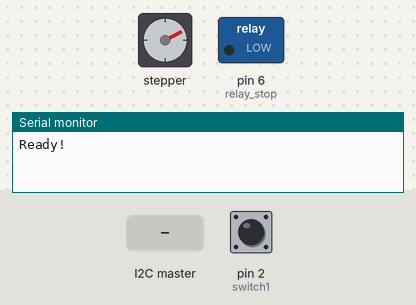
This sketch was run on a simulated Arduino Uno, built with avr-gcc and run on an emulated ATmega328P. Shown: stepper motor, switched loads named in the sketch (green lamp = pin HIGH), the last lines printed to the serial monitor. Wiring (inferred from the names in the program): stepper motor driver (200 steps per turn assumed): step pin 4; direction pin 3; enable pin 5. The test bench sets the inputs (shaded band); at power-on: pin 2 (switch1) HIGH. Pins used as bus, display or sensor lines are not drawn.

Above: at 1.25 s.
1.3 s: pin 2 (switch1) pulled LOW for 0.15 s
At 2.4 s:
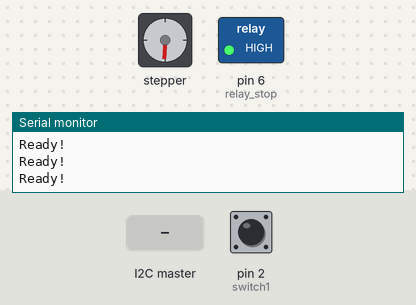
2.9 s: the I2C master sends the byte 1
At 3.05 s:
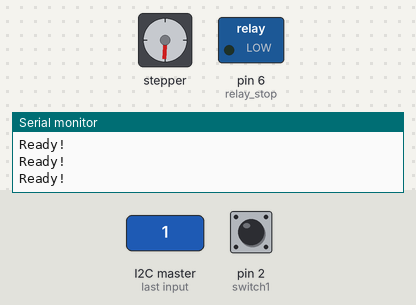
5.9 s: pin 2 (switch1) pulled LOW for 1 s
At 7.1 s:
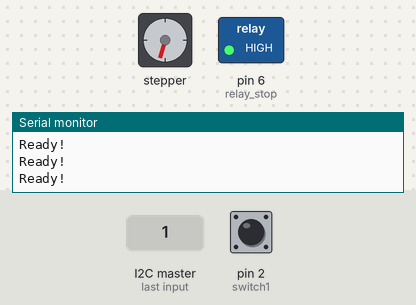
8.4 s: the I2C master sends the byte 2
At 8.85 s:
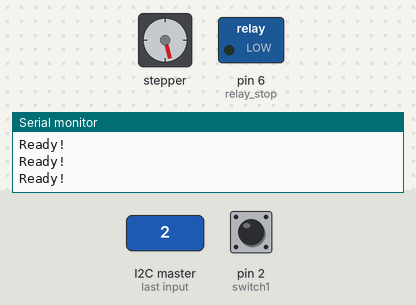
11.4 s: pin 2 (switch1) pulled LOW for 0.15 s
At 12.5 s:
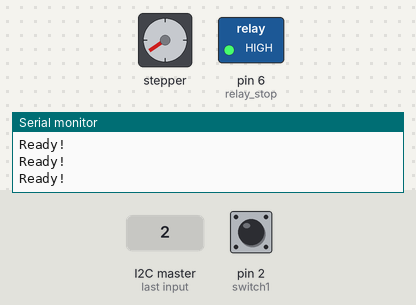
13.0 s: the I2C master sends the byte 90
At 13.15 s:
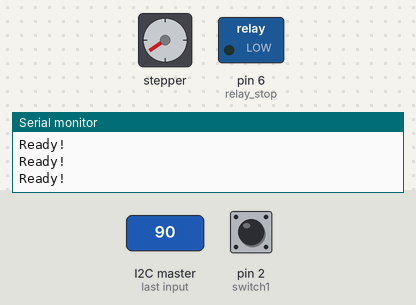
Timing chart, 0 to 17.0 s (numbered marks = the images above; inputs shaded):
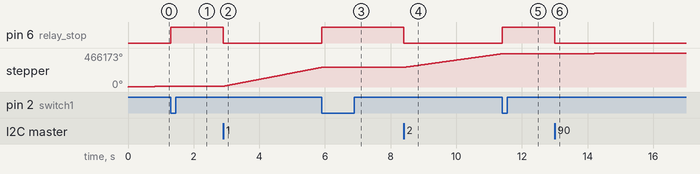

Measured:
- after the input at 1.3 s, pin 6 (relay_stop): LOW → HIGH at once
- after the input at 2.9 s, pin 6 (relay_stop): HIGH → LOW at once; stepper: keeps turning clockwise at about 86759°/s, starting at once
- after the input at 5.9 s, pin 6 (relay_stop): LOW → HIGH at once
- after the input at 8.4 s, pin 6 (relay_stop): HIGH → LOW at once; stepper: keeps turning clockwise at about 62721°/s, starting at once
- after the input at 11.4 s, pin 6 (relay_stop): LOW → HIGH at once
- after the input at 13.0 s, pin 6 (relay_stop): HIGH → LOW at once; stepper: keeps turning clockwise at about 2467°/s, starting at once

The sketch:

motorDemo.ino
```cpp
#include <Wire.h>

#define SLAVE_ADDRESS 0x04
int number = 0;
int state = 0;
const int ena = 5;
const int dir = 3;
const int pul = 4;
const int relay_stop = 6;
const int switch1 = 2;
boolean pulse = LOW; //initial
int interval = 100; //85 is
bool new_data = false;
void Emergency_Stop() {
  digitalWrite(ena,HIGH);
  digitalWrite(relay_stop,HIGH);
  Serial.println("Ready!");
}
void setup() {
  Serial.begin(9600); // start serial for output
  // initialize i2c as slave
  pinMode(ena, OUTPUT);
  pinMode(dir, OUTPUT);
  pinMode(pul, OUTPUT);
  pinMode(relay_stop, OUTPUT);
  //pinMode(switch1, INPUT);
  attachInterrupt(digitalPinToInterrupt(switch1), Emergency_Stop, LOW); //delete
  digitalWrite(ena, LOW);
  digitalWrite(relay_stop,LOW);
  digitalWrite(dir, HIGH);
  digitalWrite(pul, HIGH);
  Wire.begin(SLAVE_ADDRESS);

  // define callbacks for i2c communication
  Wire.onReceive(receiveData);
  Wire.onRequest(sendData);

  Serial.println("Ready!");
}


void loop() {
  pulse = !pulse; //invert signal
  digitalWrite(pul, pulse);
  delayMicroseconds(interval);
}

// callback for received data
void receiveData(int byteCount){
  new_data = true;
  while(Wire.available()) {
    number = Wire.read();
    //Serial.print("data received: ");
    //Serial.println(number);
    if(number == 0){
      digitalWrite(ena, HIGH);
    }
    else {
      digitalWrite(ena, LOW);
      digitalWrite(relay_stop,LOW);
      interval = number*4;
    }
}new_data = false;
}

// callback for sending data
void sendData(){
  Wire.write(number);
}
```
